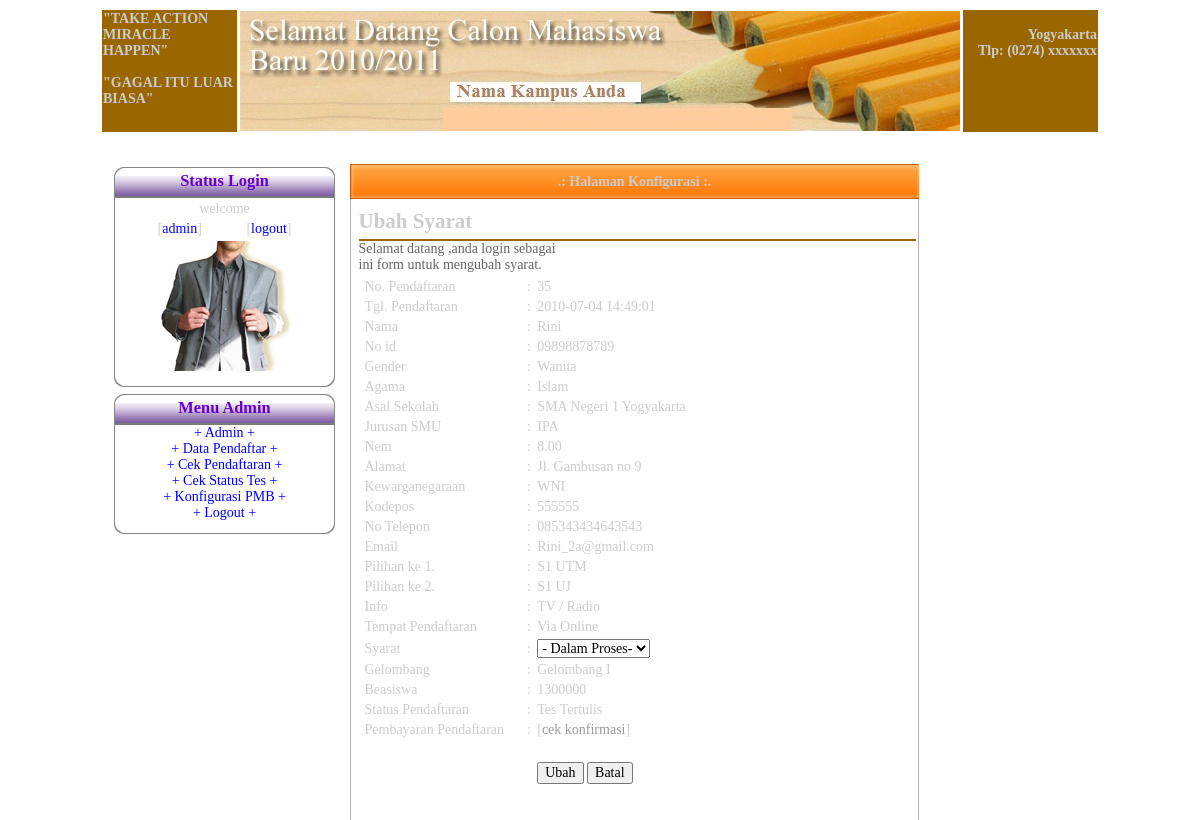
/sipmb/web/admin/main.php?page=8&id=35 (signed in), run on the app's committed database.
### tables this page shows
CREATE TABLE `pendaftaran` (
  `p_id` int(11) NOT NULL auto_increment,
  `p_tgl` datetime NOT NULL,
  `p_nama` varchar(100) NOT NULL,
  `p_no_id` varchar(100) NOT NULL,
  `j_id` int(11) NOT NULL,
  `a_id` int(11) NOT NULL,
  `p_asal` varchar(100) NOT NULL,
  `js_id` int(11) NOT NULL,
  `p_nem` decimal(3,2) NOT NULL,
  `p_alamat` text NOT NULL,
  `w_id` int(11) NOT NULL,
  `k_id` int(11) NOT NULL,
  `p_kodepos` varchar(6) NOT NULL,
  `p_tlp` varchar(30) NOT NULL,
  `p_email` varchar(30) NOT NULL,
  `ju_id` int(11) NOT NULL,
  `ju_id2` int(11) NOT NULL,
  `ju_fix` int(11) NOT NULL,
  `i_id` int(11) NOT NULL,
  `t_id` int(11) NOT NULL default '1',
  `s_id` int(11) NOT NULL default '1',
  `g_id` int(11) NOT NULL default '1',
  `b_id` int(11) NOT NULL,
  `st_id` int(11) NOT NULL default '1',
  PRIMARY KEY  (`p_id`)
);

CREATE TABLE `jenis` (
  `j_id` int(11) NOT NULL auto_increment,
  `j_nama` varchar(20) NOT NULL,
  PRIMARY KEY  (`j_id`)
);

CREATE TABLE `agama` (
  `a_id` int(11) NOT NULL auto_increment,
  `a_nama` varchar(20) NOT NULL,
  PRIMARY KEY  (`a_id`)
);

CREATE TABLE `jurusan_smu` (
  `js_id` int(11) NOT NULL auto_increment,
  `js_nama` varchar(20) NOT NULL,
  PRIMARY KEY  (`js_id`)
);

CREATE TABLE `warga` (
  `w_id` int(11) NOT NULL auto_increment,
  `w_nama` varchar(20) NOT NULL,
  PRIMARY KEY  (`w_id`)
);

CREATE TABLE `jurusan` (
  `ju_id` int(11) NOT NULL auto_increment,
  `ju_nama` varchar(100) NOT NULL,
  PRIMARY KEY  (`ju_id`)
);

CREATE TABLE `info` (
  `i_id` int(11) NOT NULL auto_increment,
  `i_nama` varchar(20) NOT NULL,
  PRIMARY KEY  (`i_id`)
);

CREATE TABLE `tempat` (
  `t_id` int(11) NOT NULL auto_increment,
  `t_nama` varchar(20) NOT NULL,
  PRIMARY KEY  (`t_id`)
);

CREATE TABLE `gelombang` (
  `g_id` int(11) NOT NULL auto_increment,
  `g_nama` varchar(20) NOT NULL,
  PRIMARY KEY  (`g_id`)
);

CREATE TABLE `beasiswa` (
  `b_id` int(11) NOT NULL auto_increment,
  `b_nama` bigint(20) NOT NULL,
  `b_max` float NOT NULL,
  `b_min` float NOT NULL,
  PRIMARY KEY  (`b_id`)
);

CREATE TABLE `status` (
  `st_id` int(11) NOT NULL auto_increment,
  `st_nama` varchar(40) NOT NULL,
  PRIMARY KEY  (`st_id`)
);

### sipmb/web/inc/class.mysql.php (called while the page is built, shortened)
<?php
	class Mysql{
		var $db;
		var $host;
		var $user;
		var $password;
		var $result;
		function Mysql($host="localhost",$user="root",$password="",$database="sipmbdb"){
			$this->host=$host;
			$this->user=$user;
			$this->password=$password;
		}
		function connect(){
			$this->db=mysql_connect($this->host,$this->user,$this->password);
		}
		function execute($query){
			if($this->result=mysql_query($query,$this->db) ){
				return true;
			} else {
				return false;
			}
		}
		function getDataSet(){
			$dataSet=array();
			$i=0;
			while($r=mysql_fetch_row($this->result)){
				for($field=0;$field<mysql_num_fields($this->result);$field++){
					$dataSet[$i][$field]=$r[$field];
				}
				$i++;
			}
			return $dataSet;
		}
	}
?>

### sipmb/web/admin/pendaftaran/ubah_syarat.php (the view, shortened to what this page needs)
<?php
$id=(int)addslashes($_GET['id']);
$mysql = new Mysql();
$mysql->connect();
	if($mysql->execute("SELECT a.p_id, a.p_tgl, a.p_nama, a.p_no_id, b.j_nama, c.a_nama, a.p_asal, d.js_nama, a.p_nem, a.p_alamat, e.w_nama, a.p_kodepos, a.p_tlp, a.p_email, a.ju_id, a.ju_id2, f.i_nama, g.t_nama, h.s_nama, i.g_nama, j.b_nama, k.st_nama, a.j_id, a.a_id, a.js_id, a.w_id, a.s_id, a.t_id FROM pendaftaran a, jenis b, agama c, jurusan_smu d, warga e, info f, tempat g, syarat h, gelombang i, beasiswa j, status k where a.j_id=b.j_id and a.a_id=c.a_id and a.js_id=d.js_id and a.w_id=e.w_id and a.i_id=f.i_id and a.t_id=g.t_id and a.s_id=h.s_id and a.g_id=i.g_id and a.b_id=j.b_id and a.st_id=k.st_id and a.p_id=$id"))
	{
		$dataadmin = $mysql->getDataSet();
	}else{
		$dataadmin=0;
	}
if($dataadmin!=0){
?>
<div class="post">
<h2 class="title">Ubah Syarat</h2>
<p class="byline">
Selamat datang <?=$nama?>,anda login sebagai <?=$status?>
<br />ini form untuk mengubah syarat.
</p>
<center>
<table width="100%" border="0" cellspacing="2" >
  <tr>
    <td><form action="" method="post" enctype="multipart/form-data" id="formpost">
      <table width="551" border="0">
  <tr>
    <td width="173">No. Pendaftaran </td>
    <td width="10"><div align="center">:</div></td>
    <td width="450"><?=$dataadmin[0][0];?></td>
  </tr>
  <tr>
    <td>Tgl. Pendaftaran </td>
    <td><div align="center">:</div></td>
    <td><?=$dataadmin[0][1];?></td>
  </tr>
  <tr>
    <td>Nama</td>
    <td><div align="center">:</div></td>
    <td><?=$dataadmin[0][2];?></td>
  </tr>
  <tr>
    <td>No id </td>
    <td><div align="center">:</div></td>
    <td><?=$dataadmin[0][3];?></td>
  </tr>
  <tr>
    <td>Gender</td>
    <td><div align="center">:</div></td>
    <td><?=$dataadmin[0][4];?></td>
  </tr>
  <tr>
    <td>Agama</td>
    <td><div align="center">:</div></td>
    <td><?=$dataadmin[0][5];?></td>
  </tr>
  <tr>
    <td>Asal Sekolah </td>
    <td><div align="center">:</div></td>
    <td><?=$dataadmin[0][6];?></td>
  </tr>
  <tr>
    <td>Jurusan SMU </td>
    <td><div align="center">:</div></td>
    <td><?=$dataadmin[0][7];?></td>
  </tr>
  <tr>
    <td>Nem</td>
    <td><div align="center">:</div></td>
    <td><?=$dataadmin[0][8];?></td>
  </tr>
  <tr valign="top">
    <td>Alamat</td>
    <td><div align="center">:</div></td>
    <td><?=$dataadmin[0][9];?></td>
  </tr>
  <tr>
    <td>Kewarganegaraan</td>
    <td><div align="center">:</div></td>
    <td><?=$dataadmin[0][10];?></td>
  </tr>
  <tr>
    <td>Kodepos</td>
    <td><div align="center">:</div></td>
    <td><?=$dataadmin[0][11];?></td>
  </tr>
  <tr>
    <td>No Telepon</td>
    <td><div align="center">:</div></td>
    <td><?=$dataadmin[0][12];?></td>
  </tr>
  <tr>
    <td>Email</td>
    <td><div align="center">:</div></td>
    <td><?=$dataadmin[0][13];?></td>
  </tr>
  <tr>
    <td>Pilihan ke 1. </td>
    <td><div align="center">:</div></td>
    <td><?
				$ju1=$dataadmin[0][14];
				if($mysql->execute("SELECT ju_nama from jurusan where ju_id=$ju1")){
				$dataJU1 = $mysql->getDataSet();}
			?>
		<?=$dataJU1[0][0];?>	  </td>
  </tr>
  <tr>
    <td>Pilihan ke 2. </td>
    <td><div align="center">:</div></td>
    <td><?
				$ju2=$dataadmin[0][15];
				if($mysql->execute("SELECT ju_nama from jurusan where ju_id=$ju2")){
				$dataJU2 = $mysql->getDataSet();}
			?>
		<?=$dataJU2[0][0];?></td>
  </tr>
  <tr>
    <td>Info</td>
    <td><div align="center">:</div></td>
    <td><?=$dataadmin[0][16];?></td>
  </tr>
  <tr>
    <td>Tempat Pendaftaran </td>
    <td><div align="center">:</div></td>
    <td><?=$dataadmin[0][17];?></td>
  </tr>
  <tr>
    <td>Syarat</td>
    <td><div align="center">:</div></td>
    <td><select name="syarat" >
            <option value="<?=$dataadmin[0][26];?>">- <?=$dataadmin[0][18];?>-</option>
          </select></td>
  </tr>
  <tr>
    <td>Gelombang</td>
    <td><div align="center">:</div></td>
    <td><?=$dataadmin[0][19];?></td>
  </tr>
  <tr>
    <td>Beasiswa</td>
    <td><div align="center">:</div></td>
    <td><?=$dataadmin[0][20];?></td>
  </tr>
  <tr>
    <td>Status Pendaftaran </td>
    <td><div align="center">:</div></td>
    <td><?=$dataadmin[0][21];?></td>
  </tr>
  <tr>
    <td>Pembayaran Pendaftaran </td>
    <td><div align="center">:</div></td>
    <td>
	<?
	$k=$dataadmin[0][27];
	if ($k==1){
	?>
      [<a href="main.php?page=13&amp;id=<?=$dataadmin[0][0];?>">cek konfirmasi</a>]
      <? } else { ?>
      [pembayaran via offline]
      <? } ?></td>
  </tr>
  <tr>
    <td>&nbsp;</td>
    <td>&nbsp;</td>
    <td>&nbsp;</td>
  </tr>
  <tr>
    <td>&nbsp;</td>
    <td>&nbsp;</td>
    <td><label>
        <input name="edit" type="submit" class="button" id="edit" value="Ubah" />
        <a href="main.php?page=7"> <input name="cancel" type="submit" class="button" id="cancel" value="Batal" /></a>
    </label></td>
  </tr>
</table>
      <br />
    </form></td>
  </tr>
</table>
</center>
<?
} else {
	echo "tidak ada data yang akan diedit";
}
?>
</div>

### sipmb/web/admin/default.css (style rules this page uses)
body { font-size:12px; color:#CCCCCC; text-decoration: none; height: 414px; background repeat bottom #FFFFFF; }
body, th, td, input, textarea, select, option { font-family: "Trebuchet MS", "Times New Roman", Arial, Times, serif; font-size: 14px; }
a { text-decoration:none; color: #999999; }
.post { padding: 10px 0 0 5px; //border-left:1px dashed; }
.title { margin: 0; padding-bottom: 5px; border-bottom: 2px solid #996600; }
.byline { margin: 0; color: #646464; }

### data on the page
pendaftaran: p_id "35", p_tgl "2010-07-04 14:49:01", p_nama "Rini", p_no "09898878789", j.j_nama "Wanita", a.a_nama "Islam", p_asal "SMA Negeri 1 Yogyakarta", js.js_nama "IPA", p_nem "8.00", p_alamat "Jl. Gambusan no 9", w.w_nama "WNI", p_kodepos "555555", p_tlp "085343434643543", p_email "Rini_2a@gmail.com", i.i_nama "TV / Radio", t.t_nama "Via Online", g.g_nama "Gelombang I", b.b_nama "1300000", st.st_nama "Tes Tertulis"
jurusan: ju_nama "S1 UTM"
jurusan: ju_nama "S1 UJ"
